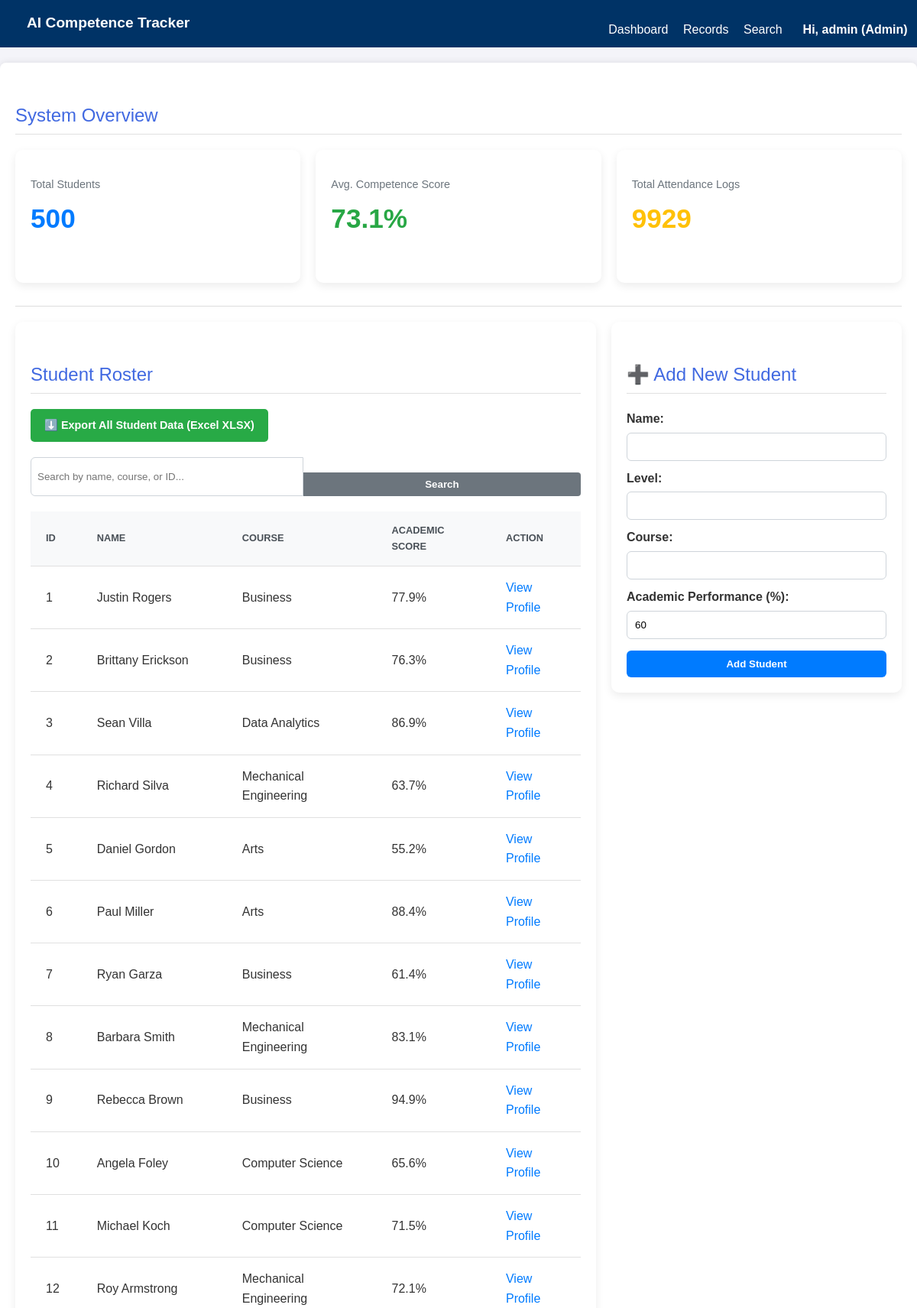
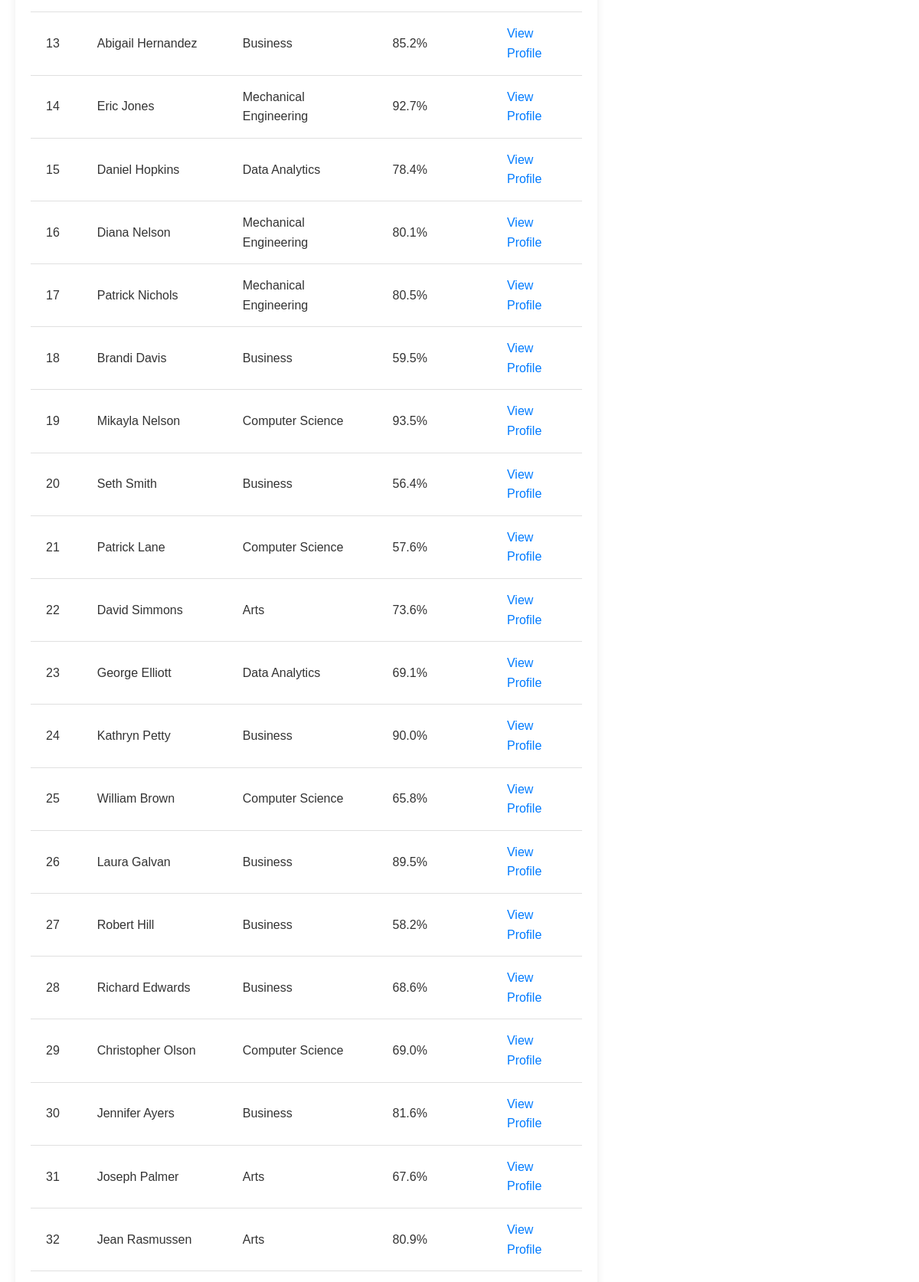
The page /dashboard (signed in, upper part) on the database its author committed (2 pictures, top to bottom).
### app/models.py (models this page shows, shortened)
class User(UserMixin, db.Model):
    id = db.Column(db.Integer, primary_key=True)
    username = db.Column(db.String(64), index=True, unique=True)
    email = db.Column(db.String(120), index=True, unique=True)
    password_hash = db.Column(db.String(256))
    role = db.Column(db.String(64), default='Lecturer') # Admin or Lecturer

class LatestCompetenceScore(db.Model):
    __tablename__ = 'latest_competence_score'
    id = db.Column(db.Integer, primary_key=True)
    student_id = db.Column(db.Integer, db.ForeignKey('student.id'), unique=True)
    score = db.Column(db.Float, default=0.0)
    grade = db.Column(db.String(10), default='E')
    updated_at = db.Column(db.DateTime, default=datetime.utcnow, onupdate=datetime.utcnow)

class Student(db.Model):
    id = db.Column(db.Integer, primary_key=True)
    name = db.Column(db.String(120), nullable=False)
    reg_number = db.Column(db.String(50), unique=True, nullable=True)
    dob = db.Column(db.Date, nullable=True)
    academic_group = db.Column(db.String(120), nullable=True)
    academic_year = db.Column(db.String(50), nullable=True)
    academic_semester_term = db.Column(db.String(50), nullable=True)
    photo_url = db.Column(db.String(300), nullable=True)
    level = db.Column(db.String(50), nullable=True)
    course = db.Column(db.String(120), nullable=True)
    academic_performance = db.Column(db.Float, default=60.0)
    participations = db.relationship('Participation', backref='student', lazy='dynamic')
    attendance_records = db.relationship('Attendance', backref='student', lazy='dynamic')
    competence_records = db.relationship('CompetenceScoreRecord', backref='student', lazy='dynamic')
    latest_score = db.relationship('LatestCompetenceScore', backref='student', uselist=False)

### app/routes.py (the view)
@app.route('/')
@app.route('/dashboard')
@login_required
def dashboard():
    total_students = Student.query.count()
    all_scores = LatestCompetenceScore.query.all()
    avg_score = round(np.mean([s.score for s in all_scores]), 1) if all_scores else 0.0
    low_attendance_count = db.session.query(Student.id).join(Attendance).filter(Attendance.status == 'absent').distinct().count()
    total_attendance_records = Attendance.query.count()
    student_rows = db.session.query(
        Student.id,
        Student.name,
        Student.course,
        Student.academic_performance,
        LatestCompetenceScore.score,
        LatestCompetenceScore.grade,
    ).outerjoin(LatestCompetenceScore).order_by(Student.id).all()
    student_details = []
    for row in student_rows:
        data = row._asdict()
        data['academic_performance'] = round(data.get('academic_performance', 0.0), 1)
        data['priority'] = 'LOW' # Placeholder logic; implement real priority calculation if needed
        student_details.append(data)
    return render_template('dashboard.html',
                           total_students=total_students,
                           low_attendance_count=low_attendance_count,
                           total_attendance_records=total_attendance_records,
                           student_details=student_details, # Now a list of dictionaries
                           avg_score=avg_score
                            )

### app/templates/dashboard.html (shortened to what this page needs)
{% extends "base.html" %}
{% block content %}
    <h2 class="mb-4">System Overview</h2>
    <div class="kpi-grid">
        <div class="card">
            <p class="kpi-title">Total Students</p>
            <p class="kpi-value kpi-blue">{{ total_students }}</p>
        </div>
        <div class="card">
            <p class="kpi-title">Avg. Competence Score</p>
            <p class="kpi-value kpi-green">{{ avg_score }}%</p>
        </div>
        <div class="card">
            <p class="kpi-title">Total Attendance Logs</p>
            <p class="kpi-value kpi-orange">{{ total_attendance_records }}</p>
        </div>
    </div>
    <hr class="my-4">
    <div class="main-dashboard-grid">
        <div class="card" style="grid-column: 1 / 2;">
            <h2>Student Roster</h2>
            {% if current_user.is_authenticated and current_user.role == 'Admin' %}
            <div style="margin-bottom: 20px;">
                <a href="{{ url_for('export_data') }}"
                   style="display: inline-block; padding: 10px 18px; background-color: #28aa46; color: white; border-radius: 5px; text-decoration: none; font-weight: bold; font-size: 0.9em; transition: background-color 0.2s;">
                    ⬇️ Export All Student Data (Excel XLSX)
                </a>
            </div>
            {% endif %}
            <form method="GET" action="{{ url_for('search_students') }}" style="margin-bottom: 20px; display: flex;">
                <input type="text" name="query" placeholder="Search by name, course, or ID..." style="padding: 8px; border: 1px solid #ced4da; border-radius: 6px 0 0 6px; flex-grow: 1;">
                <button type="submit" class="btn-search">Search</button>
            </form>
            <table>
                <thead>
                    <tr>
                        <th>ID</th>
                        <th>Name</th>
                        <th>Course</th>
                        <th>Academic Score</th>
                        <th>Action</th>
                    </tr>
                </thead>
                <tbody>
                    {% for student in student_details %}
                    {% set student_id = student['id'] | default(student['student_id'] | default(none)) %}
                    {% if student_id is not none %}
                        <tr class="priority-{{ student['priority'] | default('LOW') }}">
                            <td>{{ student_id }}</td>
                            <td>{{ student['name'] }}</td>
                            <td>{{ student['course'] or 'N/A' }}</td>
                            <td>{{ student['academic_performance'] }}%</td>
                            <td><a href="{{ url_for('student_dashboard', student_id=student_id) }}" class="action-link">View Profile</a></td>
                        </tr>
                    {% else %}
                        <tr><td colspan="5" class="text-muted text-center">Student data missing ID (Row Skipped from link generation).</td></tr>
                    {% endif %}
                    {% endfor %}
                </tbody>
            </table>
        </div>
        <div class="card" style="grid-column: 2 / 3;">
            <h2>➕ Add New Student</h2>
            <form method="POST" action="{{ url_for('add_student') }}">
                <label for="name">Name:</label>
                <input type="text" id="name" name="name" required>
                <label for="level">Level:</label>
                <input type="text" id="level" name="level" required>
                <label for="course">Course:</label>
                <input type="text" id="course" name="course">
                <label for="academic_performance">Academic Performance (%):</label>
                <input type="number" id="academic_performance" name="academic_performance" value="60" min="0" max="100" step="0.1" required>
                <button type="submit" class="btn-primary" style="width: 100%;">Add Student</button>
            </form>
        </div>
    </div>
{% endblock %}

### app/templates/base.html (shortened to what this page needs)
<!doctype html>
<html lang="en">
<head>
    <link rel="stylesheet" href="{{ url_for('static', filename='css/style.css') }}">
</head>
<body>
    <div class="navbar">
        <a href="{{ url_for('dashboard') }}" style="font-size: 1.2em; font-weight: bold;">AI Competence Tracker</a>
        <div>
            {% if current_user.is_authenticated %}
                <a href="{{ url_for('dashboard') }}">Dashboard</a>
                <a href="{{ url_for('records_home') }}">Records</a>
                <a href="{{ url_for('search_students') }}">Search</a>
                <div class="dropdown">
                    <button>Hi, {{ current_user.username }} ({{ current_user.role }})</button>
                </div>
            {% else %}
                <a href="{{ url_for('auth.login') }}">Login</a>
                <a href="{{ url_for('auth.register') }}">Register</a>
            {% endif %}
        </div>
        </div>
    <div class="container">
        {% block content %}{% endblock %}
    </div>
</body>
</html>

### app/static/css/style.css (style rules this page uses)
:root { --color-primary: #1e3c72; --color-secondary: #2a5298; --color-accent: #00bcd4; --color-background: #f4f7f6; --color-text: #333; --color-border: #e0e0e0; --color-success: #2ecc71; --color-warning: #f1c40f; --color-danger: #e74c3c; --shadow-light: 0 4px 12px rgba(0, 0, 0, 0.08); }
body { font-family: 'Roboto', 'Segoe UI', Tahoma, Geneva, Verdana, sans-serif; margin: 0; padding: 0; background-color: var(--color-background); color: var(--color-text); line-height: 1.6; }
h2 { color: var(--color-secondary); font-weight: 400; margin-top: 30px; padding-bottom: 5px; border-bottom: 1px solid var(--color-border); }
label { display: block; text-align: left; margin-top: 15px; margin-bottom: 5px; font-weight: 500; color: var(--color-text); }
input { display: block; width: 100%; padding: 10px 12px; border: 1px solid var(--color-border); border-radius: 6px; box-sizing: border-box; transition: border-color 0.3s; }
button { padding: 10px 15px; background-color: var(--color-accent); color: white; border: none; border-radius: 6px; cursor: pointer; font-weight: 600; transition: background-color 0.3s; margin-top: 20px; width: 100%; }
table { width: 100%; border-collapse: collapse; margin-top: 0; }
table th, table td { padding: 15px 20px; text-align: left; border-bottom: 1px solid var(--color-border); }
table th { background-color: #f8f8f8; color: var(--color-secondary); font-weight: 600; text-transform: uppercase; font-size: 0.9em; }

### app/templates/base.html (style rules this page uses)
body { font-family: Arial, sans-serif; margin: 0; padding: 0; background-color: #f4f4f9; color: #333; }
.container { max-width: 1200px; margin: 20px auto; padding: 20px; background-color: #fff; border-radius: 8px; box-shadow: 0 0 10px rgba(0,0,0,0.1); }
.navbar { background-color: #003366; color: white; padding: 10px 20px; display: flex; justify-content: space-between; align-items: center; }
.navbar a, .navbar button { color: white; text-decoration: none; margin-left: 15px; background: none; border: none; cursor: pointer; font-size: 1em; padding: 0; }
h1, h2, h3 { color: #4169E1; }
.dropdown { position: relative; display: inline-block; }
hr { border: 0; height: 1px; background: #ddd; margin: 20px 0; }
table { width: 100%; border-collapse: collapse; margin-top: 10px; }
th, td { padding: 10px; text-align: left; border-bottom: 1px solid #ddd; }
th { background-color: #e6e6e6; }

### app/templates/dashboard.html (style rules this page uses)
.kpi-grid, .main-dashboard-grid { display: grid; gap: 20px; margin-bottom: 30px; }
.kpi-grid { grid-template-columns: repeat(3, 1fr); }
.main-dashboard-grid { grid-template-columns: 2fr 1fr; align-items: flex-start; }
.card { background: #ffffff; border: none; border-radius: 10px; box-shadow: 0 4px 12px rgba(0, 0, 0, 0.08); padding: 20px; transition: transform 0.2s; }
.kpi-title { font-size: 0.9em; color: #6c757d; margin-bottom: 5px; font-weight: 500; }
.kpi-value { font-size: 2.2em; font-weight: bold; margin-top: 0; }
.kpi-blue { color: #007bff; }
.kpi-green { color: #28a745; }
.kpi-orange { color: #ffc107; }
table { width: 100%; border-collapse: collapse; background: #ffffff; }
th, td { padding: 12px 15px; text-align: left; border-bottom: 1px solid #dee2e6; }
thead th { background-color: #f8f9fa; color: #495057; font-weight: bold; text-transform: uppercase; font-size: 0.8em; }
form label { display: block; font-weight: 600; margin-bottom: 5px; margin-top: 10px; }
form input[type="text"], form input[type="number"] { width: 100%; padding: 10px; border: 1px solid #ced4da; border-radius: 6px; box-sizing: border-box; }
.btn-primary { background-color: #007bff; color: white; padding: 10px 15px; border: none; border-radius: 6px; cursor: pointer; margin-top: 15px; font-weight: bold; transition: background-color 0.2s; }
.btn-search { background-color: #6c757d; color: white; border: none; border-radius: 0 4px 4px 0; padding: 8px 15px; cursor: pointer; }
.action-link { text-decoration: none; color: #007bff; font-weight: 500; }

### rows shown on the page
User: username "admin", role "Admin"
LatestCompetenceScore: student_id "1", name "Justin Rogers", course "Business", academic_performance "77.9"
LatestCompetenceScore: student_id "2", name "Brittany Erickson", course "Business", academic_performance "76.3"
LatestCompetenceScore: student_id "3", name "Sean Villa", course "Data Analytics", academic_performance "86.9"
LatestCompetenceScore: student_id "4", name "Richard Silva", course "Mechanical Engineering", academic_performance "63.7"
LatestCompetenceScore: student_id "5", name "Daniel Gordon", course "Arts", academic_performance "55.2"
LatestCompetenceScore: student_id "6", name "Paul Miller", course "Arts", academic_performance "88.4"
LatestCompetenceScore: student_id "7", name "Ryan Garza", course "Business", academic_performance "61.4"
LatestCompetenceScore: student_id "8", name "Barbara Smith", course "Mechanical Engineering", academic_performance "83.1"
LatestCompetenceScore: student_id "9", name "Rebecca Brown", course "Business", academic_performance "94.9"
LatestCompetenceScore: student_id "10", name "Angela Foley", course "Computer Science", academic_performance "65.6"
LatestCompetenceScore: student_id "11", name "Michael Koch", course "Computer Science", academic_performance "71.5"
LatestCompetenceScore: student_id "12", name "Roy Armstrong", course "Mechanical Engineering", academic_performance "72.1"
LatestCompetenceScore: student_id "13", name "Abigail Hernandez", course "Business", academic_performance "85.2"
LatestCompetenceScore: student_id "14", name "Eric Jones", course "Mechanical Engineering", academic_performance "92.7"
LatestCompetenceScore: student_id "15", name "Daniel Hopkins", course "Data Analytics", academic_performance "78.4"
LatestCompetenceScore: student_id "16", name "Diana Nelson", course "Mechanical Engineering", academic_performance "80.1"
LatestCompetenceScore: student_id "17", name "Patrick Nichols", course "Mechanical Engineering", academic_performance "80.5"
LatestCompetenceScore: student_id "18", name "Brandi Davis", course "Business", academic_performance "59.5"
LatestCompetenceScore: student_id "19", name "Mikayla Nelson", course "Computer Science", academic_performance "93.5"
LatestCompetenceScore: student_id "20", name "Seth Smith", course "Business", academic_performance "56.4"
LatestCompetenceScore: student_id "21", name "Patrick Lane", course "Computer Science", academic_performance "57.6"
LatestCompetenceScore: student_id "22", name "David Simmons", course "Arts", academic_performance "73.6"
LatestCompetenceScore: student_id "23", name "George Elliott", course "Data Analytics", academic_performance "69.1"
LatestCompetenceScore: student_id "24", name "Kathryn Petty", course "Business", academic_performance "90.0"
LatestCompetenceScore: student_id "25", name "William Brown", course "Computer Science", academic_performance "65.8"
LatestCompetenceScore: student_id "26", name "Laura Galvan", course "Business", academic_performance "89.5"
LatestCompetenceScore: student_id "27", name "Robert Hill", course "Business", academic_performance "58.2"
LatestCompetenceScore: student_id "28", name "Richard Edwards", course "Business", academic_performance "68.6"
LatestCompetenceScore: student_id "29", name "Christopher Olson", course "Computer Science", academic_performance "69.0"
LatestCompetenceScore: student_id "30", name "Jennifer Ayers", course "Business", academic_performance "81.6"
LatestCompetenceScore: student_id "31", name "Joseph Palmer", course "Arts", academic_performance "67.6"
LatestCompetenceScore: student_id "32", name "Jean Rasmussen", course "Arts", academic_performance "80.9"

### other values the page prints
{{ total_students }} "500"
{{ avg_score }} "73.1"
{{ total_attendance_records }} "9929"
